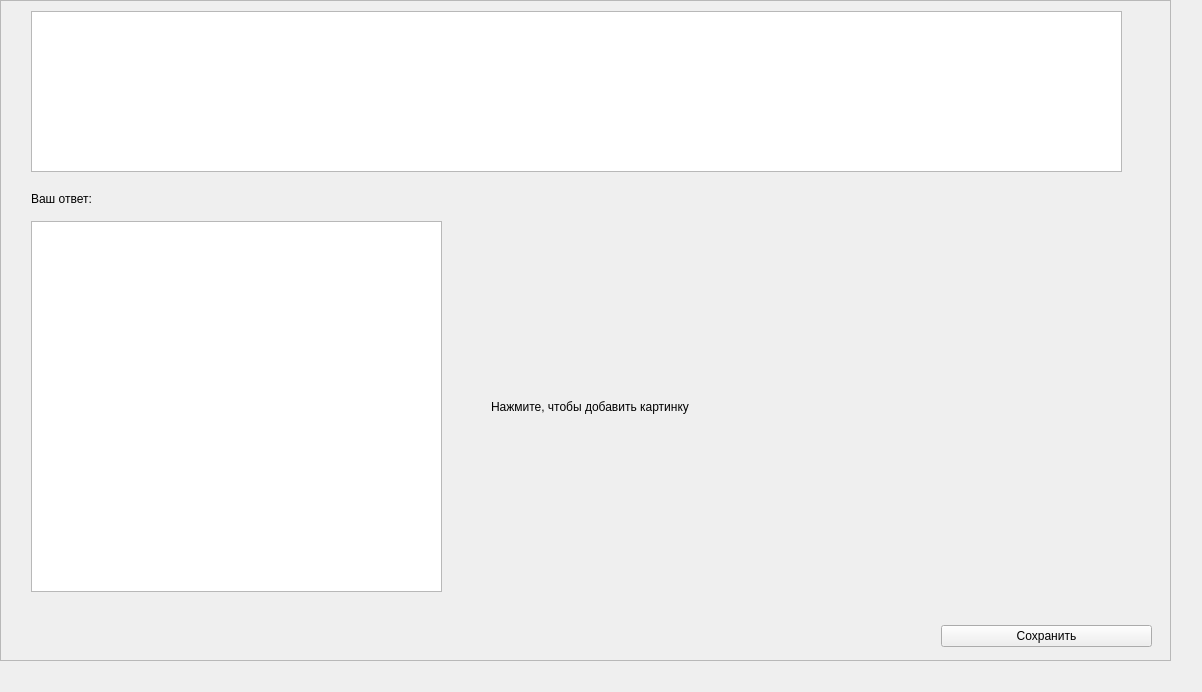
<?xml version="1.0" encoding="UTF-8"?>
<ui version="4.0">
 <class>Form</class>
 <widget class="QWidget" name="Form">
  <property name="geometry">
   <rect>
    <x>0</x>
    <y>0</y>
    <width>1202</width>
    <height>692</height>
   </rect>
  </property>
  <property name="minimumSize">
   <size>
    <width>1000</width>
    <height>600</height>
   </size>
  </property>
  <property name="windowTitle">
   <string>Form</string>
  </property>
  <widget class="QScrollArea" name="scrollArea">
   <property name="geometry">
    <rect>
     <x>0</x>
     <y>0</y>
     <width>1171</width>
     <height>661</height>
    </rect>
   </property>
   <property name="widgetResizable">
    <bool>true</bool>
   </property>
   <widget class="QWidget" name="scrollAreaWidgetContents">
    <property name="geometry">
     <rect>
      <x>0</x>
      <y>0</y>
      <width>1169</width>
      <height>659</height>
     </rect>
    </property>
    <widget class="QPlainTextEdit" name="answer_plain_text">
     <property name="geometry">
      <rect>
       <x>30</x>
       <y>220</y>
       <width>411</width>
       <height>371</height>
      </rect>
     </property>
    </widget>
    <widget class="QLabel" name="image_label">
     <property name="geometry">
      <rect>
       <x>490</x>
       <y>220</y>
       <width>641</width>
       <height>371</height>
      </rect>
     </property>
     <property name="text">
      <string>Нажмите, чтобы добавить картинку</string>
     </property>
    </widget>
    <widget class="QWidget" name="horizontalLayoutWidget">
     <property name="geometry">
      <rect>
       <x>940</x>
       <y>620</y>
       <width>211</width>
       <height>31</height>
      </rect>
     </property>
     <layout class="QHBoxLayout" name="horizontalLayout">
      <item>
       <widget class="QPushButton" name="save_button">
        <property name="text">
         <string>Сохранить</string>
        </property>
       </widget>
      </item>
     </layout>
    </widget>
    <widget class="QPlainTextEdit" name="question_plain_text">
     <property name="geometry">
      <rect>
       <x>30</x>
       <y>10</y>
       <width>1091</width>
       <height>161</height>
      </rect>
     </property>
    </widget>
    <widget class="QLabel" name="label">
     <property name="geometry">
      <rect>
       <x>30</x>
       <y>190</y>
       <width>91</width>
       <height>16</height>
      </rect>
     </property>
     <property name="text">
      <string>Ваш ответ:</string>
     </property>
    </widget>
   </widget>
  </widget>
 </widget>
 <resources/>
 <connections/>
</ui>
